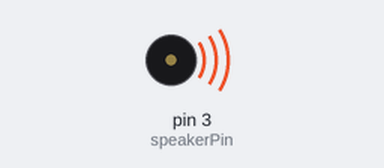
Bench run of a sketch on a simulated Arduino Uno, built with avr-gcc and run on an emulated ATmega328P. Parts: buzzer (waves = sounding).

Above: at 0.1 s.
At 4.6 s:
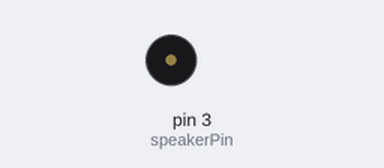
Timing chart, 0 to 6.1 s (numbered marks = the images above):
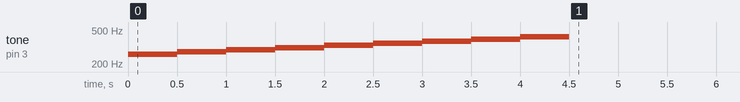

The sketch:

sketch5_ch3rgb.ino
```cpp
int speakerPin = 3;
int numTones = 10;
int tones[] = {261, 277, 294, 311, 330, 349, 370, 392, 415, 440};

void setup(){
 for(int i=0; i<numTones-1; i++){
  tone(speakerPin, tones[i]);
  delay(500);
 }
 noTone(speakerPin);
}

void loop(){

}
```
